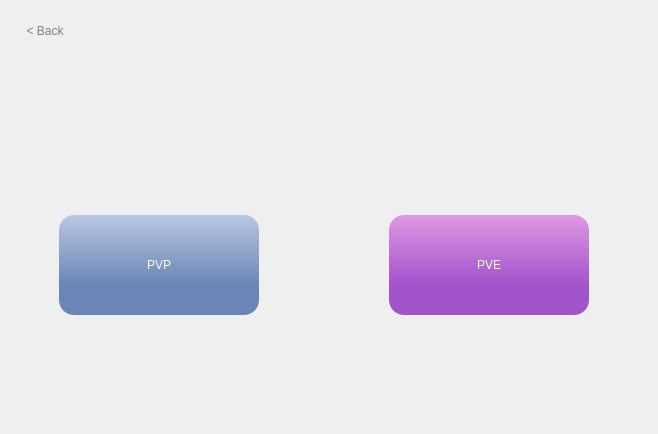
      <widget class="QWidget" name="VsPage">
       <layout class="QVBoxLayout" name="verticalLayout_6">
        <item>
         <layout class="QHBoxLayout" name="horizontalLayout_3">
          <property name="leftMargin">
           <number>15</number>
          </property>
          <property name="topMargin">
           <number>10</number>
          </property>
          <item>
           <widget class="QPushButton" name="back_3">
            <property name="styleSheet">
             <string notr="true">QPushButton
{
	color: grey;
	font: 300 15pt &quot;Montserrat&quot;;
	Background: rgba(0, 0, 0, 0);
	border: none;
}

QPushButton:hover
{
	font: 300 15pt &quot;Montserrat&quot;;
	color: rgb(90, 90, 90);
	Background: rgba(0, 0, 0, 0);
	border: none;
}

QPushButton:pressed
{
	font: 300 15pt &quot;Montserrat&quot;;
	color: rgb(36, 36, 36);
	Background: rgba(0, 0, 0, 0);
	border: none;
}</string>
            </property>
            <property name="text">
             <string>&lt; Back</string>
            </property>
           </widget>
          </item>
          <item>
           <spacer name="horizontalSpacer_9">
            <property name="orientation">
             <enum>Qt::Orientation::Horizontal</enum>
            </property>
            <property name="sizeHint" stdset="0">
             <size>
              <width>402</width>
              <height>20</height>
             </size>
            </property>
           </spacer>
          </item>
         </layout>
        </item>
        <item>
         <layout class="QGridLayout" name="gridLayout_4">
          <item row="0" column="1">
           <spacer name="verticalSpacer_8">
            <property name="orientation">
             <enum>Qt::Orientation::Vertical</enum>
            </property>
            <property name="sizeHint" stdset="0">
             <size>
              <width>17</width>
              <height>98</height>
             </size>
            </property>
           </spacer>
          </item>
          <item row="1" column="0">
           <spacer name="horizontalSpacer_8">
            <property name="orientation">
             <enum>Qt::Orientation::Horizontal</enum>
            </property>
            <property name="sizeHint" stdset="0">
             <size>
              <width>48</width>
              <height>69</height>
             </size>
            </property>
           </spacer>
          </item>
          <item row="1" column="1">
           <layout class="QHBoxLayout" name="horizontalLayout_2">
            <property name="spacing">
             <number>130</number>
            </property>
            <item>
             <layout class="QVBoxLayout" name="verticalLayout_4">
              <property name="spacing">
               <number>30</number>
              </property>
              <item>
               <widget class="QLabel" name="label_4">
                <property name="minimumSize">
                 <size>
                  <width>74</width>
                  <height>40</height>
                 </size>
                </property>
                <property name="text">
                 <string/>
                </property>
                <property name="pixmap">
                 <pixmap resource="images.qrc">:/Logic/Graphics/Ready/PvP_icon.png</pixmap>
                </property>
               </widget>
              </item>
              <item>
               <widget class="QPushButton" name="PVP">
                <property name="minimumSize">
                 <size>
                  <width>200</width>
                  <height>100</height>
                 </size>
                </property>
                <property name="styleSheet">
                 <string notr="true">QPushButton
{
	border-radius:15px;
	background-color:qlineargradient(spread:pad, x1:0.5, y1:0, x2:0.5, y2:0.7, stop:0 rgba(186, 200, 224, 255), stop:1 rgba(106, 133, 182, 255));
	color: white;
	font: 700 40pt &quot;Montserrat&quot;;
	min-width: 200px;
	min-height: 100px;
}

QPushButton:hover
{
	border-radius:15px;
	background-color:rgba(186, 200, 224, 255);
	color: white;
	font: 700 40pt &quot;Montserrat&quot;;
	min-width: 200px;
	min-height: 100px;
}

QPushButton:pressed
{
	border-radius:15px;
	background-color:rgba(106, 133, 182, 255);
	color: white;
	font: 700 40pt &quot;Montserrat&quot;;
	min-width: 200px;
	min-height: 100px;
}</string>
                </property>
                <property name="text">
                 <string>PVP</string>
                </property>
               </widget>
              </item>
             </layout>
            </item>
            <item>
             <layout class="QVBoxLayout" name="verticalLayout_5">
              <property name="spacing">
               <number>30</number>
              </property>
              <item>
               <widget class="QLabel" name="label_5">
                <property name="minimumSize">
                 <size>
                  <width>74</width>
                  <height>40</height>
                 </size>
                </property>
                <property name="text">
                 <string/>
                </property>
                <property name="pixmap">
                 <pixmap resource="images.qrc">:/Logic/Graphics/Ready/PvE_icon.png</pixmap>
                </property>
               </widget>
              </item>
              <item>
               <widget class="QPushButton" name="PVE">
                <property name="minimumSize">
                 <size>
                  <width>200</width>
                  <height>100</height>
                 </size>
                </property>
                <property name="styleSheet">
                 <string notr="true">QPushButton
{
	border-radius:15px;
	background-color: qlineargradient(spread:pad, x1:0.5, y1:0, x2:0.5, y2:0.7, stop:0 rgba(222, 152, 227, 255), stop:1 rgba(162, 84, 204, 255));
	color: white;
	font: 700 40pt &quot;Montserrat&quot;;
	min-width: 200px;
	min-height: 100px;
}

QPushButton:hover
{
	border-radius:15px;
	background-color: rgba(222, 152, 227, 255);
	color: white;
	font: 700 40pt &quot;Montserrat&quot;;
	min-width: 200px;
	min-height: 100px;
}

QPushButton:pressed
{
	border-radius:15px;
	background-color: rgba(162, 84, 204, 255);
	color: white;
	font: 700 40pt &quot;Montserrat&quot;;
	min-width: 200px;
	min-height: 100px;
}</string>
                </property>
                <property name="text">
                 <string>PVE</string>
                </property>
               </widget>
              </item>
             </layout>
            </item>
           </layout>
          </item>
          <item row="1" column="2">
           <spacer name="horizontalSpacer_10">
            <property name="orientation">
             <enum>Qt::Orientation::Horizontal</enum>
            </property>
            <property name="sizeHint" stdset="0">
             <size>
              <width>58</width>
              <height>69</height>
             </size>
            </property>
           </spacer>
          </item>
          <item row="2" column="1">
           <spacer name="verticalSpacer_9">
            <property name="orientation">
             <enum>Qt::Orientation::Vertical</enum>
            </property>
            <property name="sizeHint" stdset="0">
             <size>
              <width>17</width>
              <height>108</height>
             </size>
            </property>
           </spacer>
          </item>
         </layout>
        </item>
       </layout>
      </widget>
